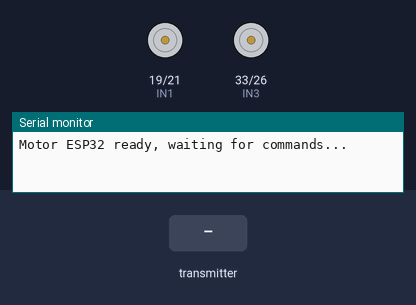
Bench run of a sketch on a simulated ESP32. On the bench: motor-driver pin pairs drawn as motors (green arrow = first pin HIGH = forward, orange = second pin HIGH = backward, longer = more drive, scaled by the enable pin), the last lines printed to the serial monitor. The test bench sets the inputs (shaded band).

Above: at 1.2 s.
1.3 s: the transmitter starts sending command = 1
At 1.9 s:
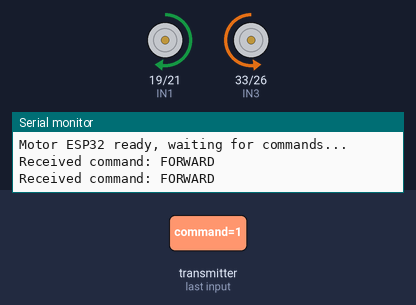
2.8 s: the transmitter starts sending command = 2
At 4.0 s:
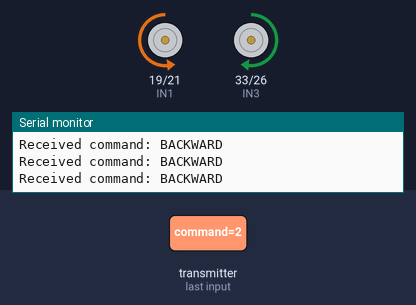
4.3 s: the transmitter starts sending command = 3
At 5.4 s:
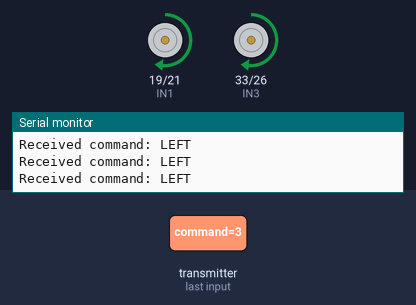
5.8 s: the transmitter starts sending command = 0
At 6.5 s:
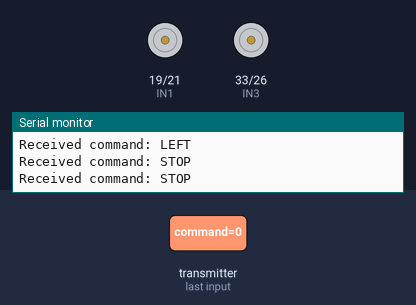
Timing chart, 0 to 8.8 s (numbered marks = the images above; inputs shaded):
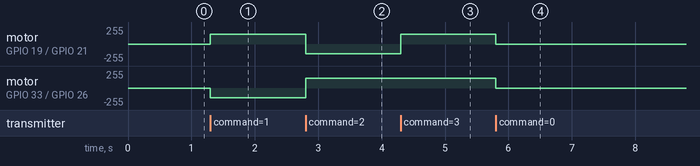

Measured:
- after the input at 1.3 s, motor on GPIO 19 (IN1) / GPIO 21 (IN2): stopped → forward 144/255 at once; motor on GPIO 33 (IN3) / GPIO 26 (IN4): stopped → backward 144/255 at once
- after the input at 2.8 s, motor on GPIO 19 (IN1) / GPIO 21 (IN2): forward 144/255 → backward 144/255 at once; motor on GPIO 33 (IN3) / GPIO 26 (IN4): backward 144/255 → forward 144/255 at once
- after the input at 4.3 s, motor on GPIO 19 (IN1) / GPIO 21 (IN2): backward 144/255 → forward 144/255 at once
- after the input at 5.8 s, motor on GPIO 19 (IN1) / GPIO 21 (IN2), motor on GPIO 33 (IN3) / GPIO 26 (IN4): forward 144/255 → stopped at once

The sketch:

receiver.ino
```cpp
#include <esp_now.h>
#include <WiFi.h>

#define ENA 18
#define IN1 19
#define IN2 21

#define ENB 27
#define IN3 33
#define IN4 26

#define PWM_FREQ 1000
#define PWM_RES  8

#define SPEED 145
#define TIMEOUT_MS 5000  // stop motors if no message for 10 seconds

typedef struct {
  int command;
} GestureData;

GestureData gesture;
unsigned long lastReceived = 0;
bool connectionLost = false;

void forward() {
  digitalWrite(IN1, HIGH); digitalWrite(IN2, LOW);   // Motor A forward
  digitalWrite(IN3, LOW);  digitalWrite(IN4, HIGH);  // Motor B forward
  ledcWrite(ENA, SPEED);
  ledcWrite(ENB, SPEED);
}

void backward() {
  digitalWrite(IN1, LOW);  digitalWrite(IN2, HIGH);  // Motor A backward
  digitalWrite(IN3, HIGH); digitalWrite(IN4, LOW);   // Motor B backward
  ledcWrite(ENA, SPEED);
  ledcWrite(ENB, SPEED);
}

// The following code was used to test the backward code
//void backward() {
//  Serial.println("backward() called");
//  Serial.print("IN3: HIGH, IN4: LOW, ENB: "); Serial.println(SPEED);
//
//  digitalWrite(IN1, LOW);  digitalWrite(IN2, HIGH);
//  digitalWrite(IN3, HIGH); digitalWrite(IN4, LOW);
//  ledcWrite(ENA, SPEED);
//  ledcWrite(ENB, SPEED);
//}

void turnLeft() {
  digitalWrite(IN1, HIGH); digitalWrite(IN2, LOW);  // Motor A forward
  digitalWrite(IN3, HIGH); digitalWrite(IN4, LOW);  // Motor B backwards
  ledcWrite(ENA, SPEED);
  ledcWrite(ENB, SPEED);
}

void turnRight() {
  digitalWrite(IN1, LOW);  digitalWrite(IN2, HIGH); // Motor A backwards
  digitalWrite(IN3, LOW);  digitalWrite(IN4, HIGH); // Motor B forward
  ledcWrite(ENA, SPEED);
  ledcWrite(ENB, SPEED);
}

void stopMotors() {
  digitalWrite(IN1, LOW); digitalWrite(IN2, LOW);
  digitalWrite(IN3, LOW); digitalWrite(IN4, LOW);
  ledcWrite(ENA, 0);
  ledcWrite(ENB, 0);
}

void onReceive(const esp_now_recv_info *info, const uint8_t *data, int len) {
  memcpy(&gesture, data, sizeof(gesture));
  lastReceived = millis();  // update timestamp on every message including heartbeat

  if (connectionLost) {
    connectionLost = false;
    Serial.println("Connection restored!");
  }

  if (gesture.command == 99) {
    Serial.println("Heartbeat received");
    return;  // don't execute any motor command for heartbeat
  }

  Serial.print("Received command: ");
  switch (gesture.command) {
    case 0: Serial.println("STOP");     stopMotors(); break;
    case 1: Serial.println("FORWARD");  forward();    break;
    case 2: Serial.println("BACKWARD"); backward();   break;
    case 3: Serial.println("LEFT");     turnLeft();   break;
    case 4: Serial.println("RIGHT");    turnRight();  break;
  }
}

void setup() {
  Serial.begin(115200);

  pinMode(IN1, OUTPUT); pinMode(IN2, OUTPUT);
  pinMode(IN3, OUTPUT); pinMode(IN4, OUTPUT);
  ledcAttach(ENA, PWM_FREQ, PWM_RES);
  ledcAttach(ENB, PWM_FREQ, PWM_RES);
  stopMotors();

  WiFi.mode(WIFI_STA);

  if (esp_now_init() != ESP_OK) {
    Serial.println("ESP-NOW init failed");
    return;
  }

  esp_now_register_recv_cb(onReceive);
  lastReceived = millis();  // initialise so it doesn't trigger immediately on boot
  Serial.println("Motor ESP32 ready, waiting for commands...");
}

void loop() {
  if (millis() - lastReceived > TIMEOUT_MS && !connectionLost) {
    connectionLost = true;
    stopMotors();
    Serial.println("Connection lost — motors stopped!");
  }
}
```
